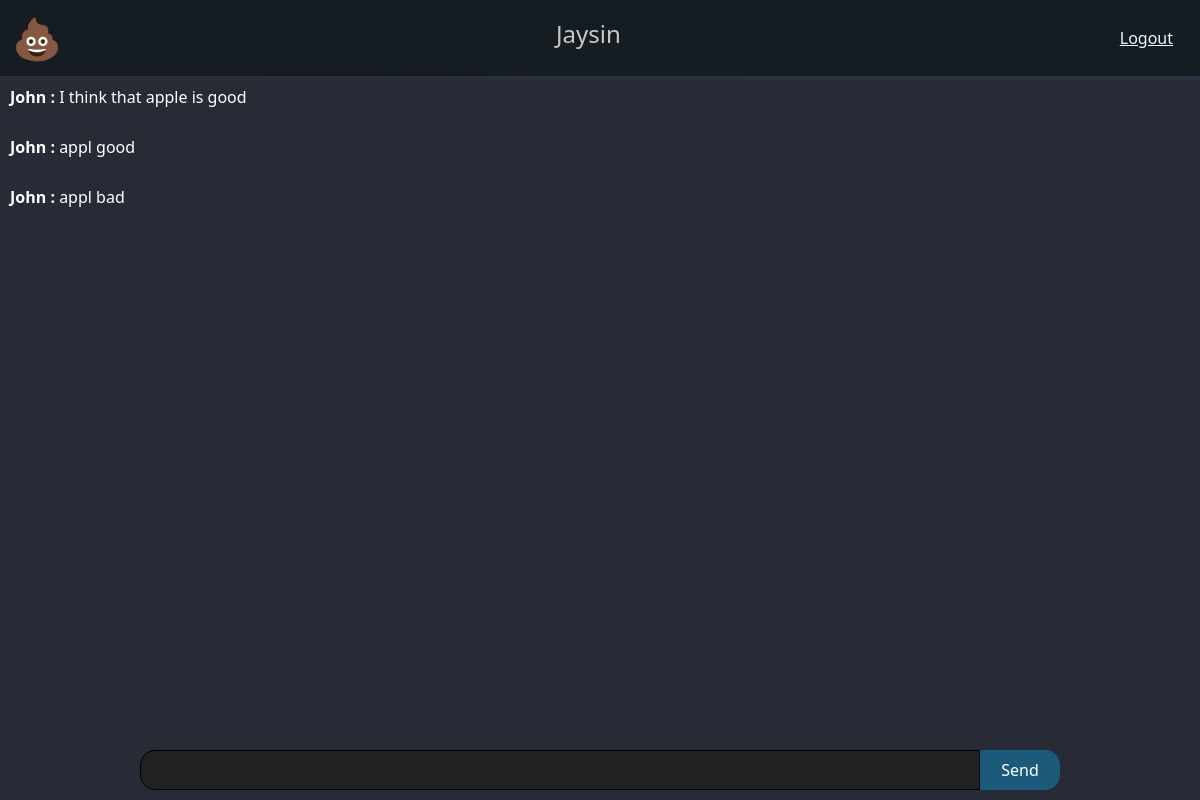
Page /dashboard (signed in) on the earlier database version.
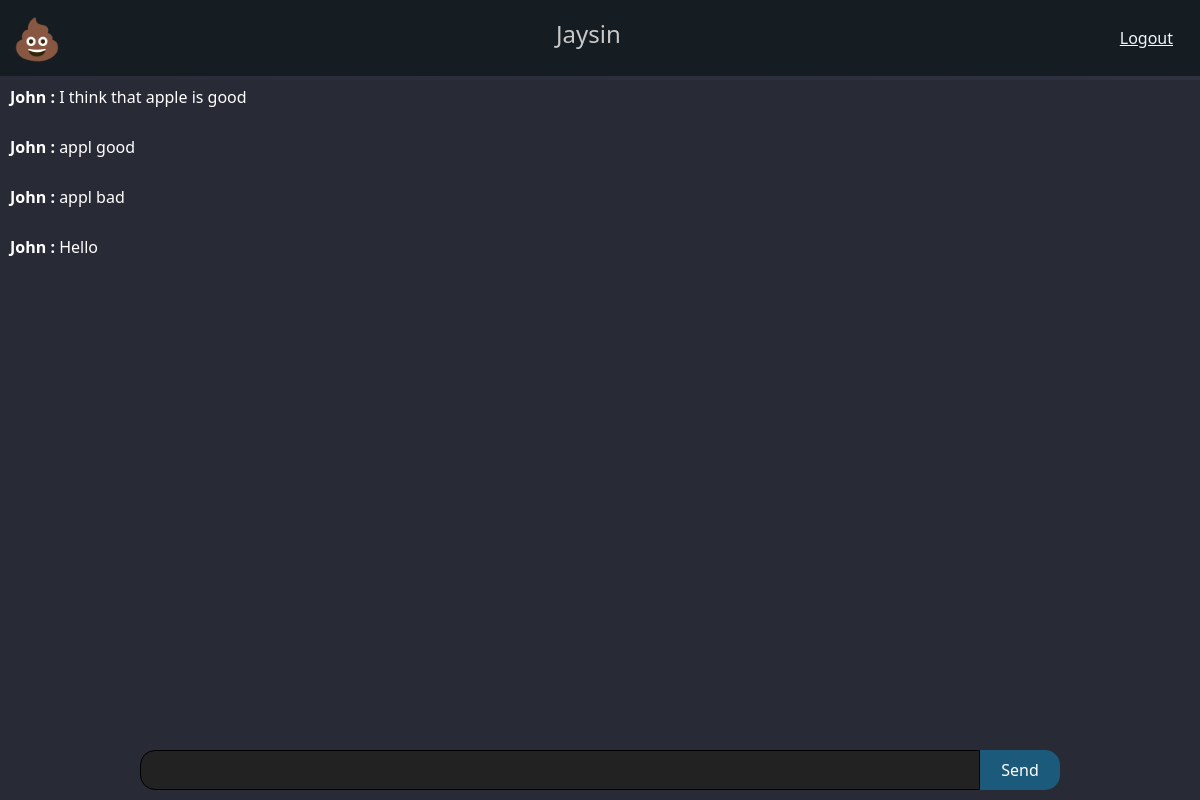
Same page on the later database version.
### myapp/models.py (models this page shows, shortened)
class User(db.Model, UserMixin):
    id = db.Column(db.Integer, primary_key=True)
    username = db.Column(db.String(40), nullable=False)
    email = db.Column(db.String(70))
    joining_date = db.Column(db.DateTime, default=datetime.now)
    password = db.Column(db.String(400))
    is_Client = db.Column(db.String(400))

class History(db.Model):
    id = db.Column(db.Integer, primary_key=True)
    user = db.Column(db.String(40))
    message = db.Column(db.String(400))
    is_Client_Message = db.Column(db.String(400))

### myapp/user/routes.py (the view)
@user.route("/dashboard")
@login_required
def dashboard():
    history = History.query.order_by(asc(History.id)).limit(100).all()
    return render_template("dashboard.html", history=history)

### myapp/models.py (called while the page is built)
@login_manager.user_loader
def load_user(user_id):
    return User.query.get(user_id)

### myapp/templates/dashboard.html (shortened to what this page needs)
{% extends "layout.html" %}
{% block body %}
{% include "sections/navbar.html" %}
{% include "sections/message_box.html" %}
{% endblock body %}

### myapp/templates/layout.html (shortened to what this page needs)
<!doctype html>
<html lang="en">
  <head>
    <link href="https://cdn.jsdelivr.net/npm/bootstrap@5.0.2/dist/css/bootstrap.min.css" rel="stylesheet">
  </head>
  <body>
    {% block body %}
    {% endblock body %}
  </body>
</html>

### myapp/templates/sections/navbar.html
<nav class="navbar fixed-top navbar-dark" style="background-color: #151d23;">
    <div class="container-fluid">
            <span style='font-size:40px;'>&#128169;</span>
            <span class="navbar-text">
            <h4 style="color: rgb(200, 200, 200); margin: center;">{{ current_user.username }}</h4>
            </span>
        <a href="{{ url_for('user.logout') }}" style="color: aliceblue;
        padding: 5px; margin-right: 10px;">Logout</a>
    </div>
  </nav>

### myapp/templates/sections/message_box.html (shortened to what this page needs)
<link rel="stylesheet" href="{{ url_for('static', filename='message_box.css') }}">
<html style="background-color:rgb(40, 42, 54)">
    <section class="vh-300 gradient-custom">
    <div class="main_box">
        <div class="chat_box">
                {% for H in history %}
                <p class="message"><span class="uname">{{H.user}} : </span>{{ H.message }}</p>
                {% endfor %}
        </div>
        <div class="send_box">
            <input type="text" id="my_message">
            <button id="send_button" onclick="send_message()">Send</button>
        </div>
        </div>
    </section>
</html>

### myapp/static/message_box.css (style rules this page uses)
.gradient-custom { background: rgb(40, 42, 54); background: -webkit-linear-gradient(to bottom right, rgb(40, 42, 54), rgb(50, 53, 68)); background: linear-gradient(to bottom right, rgb(40, 42, 54), rgb(50, 53, 68)) }
@media (min-width: 769px) { .gradient-custom { border-top-right-radius: .3rem; border-bottom-right-radius: .3rem; } }
.main_box { flex-direction: column; padding-top: 80px; width: 100%; margin: auto; }
.chat_box { background-color: rgb(40, 42, 54); flex-direction: column; height: auto; max-height: 100vh; overflow-y: auto; margin: 0px; height: 100%; width: 100%; }
.message { border-radius: 10px; padding: 5px; width: max-content; color: rgb(255, 255, 255); margin-left: 5px; }
.send_box { display: flex; flex-direction: row; padding: 10px 0px; position: fixed; left: 0; bottom: 0; width: 100%; justify-content: center; }
.send_box > input[type='text'] { width: 70%; border: 1px solid rgb(0, 0, 0); background:rgb(34, 34, 34); color:rgb(255, 255, 255); border-top-right-radius: 0px; border-top-left-radius: 15px; border-bottom-right-radius: 0px; border-bottom-left-radius: 15px; outline: none; padding-left: 10px; }
.send_box > button { width: 80px; height: 40px; border: none; border-top-right-radius: 15px; border-top-left-radius: 0px; border-bottom-right-radius: 15px; border-bottom-left-radius: 0px; background-color: rgb(28, 90, 123); color: white; }
.uname { color: rgb(255, 255, 255); font-weight: 600; }

Differences in the rows shown:
added History: user "John", message "Hello"
